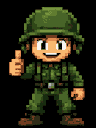

A 2D game scene composited from a Tiled map and its tileset images. What follows is a short description and the map's XML, with every tile layer's data as written:
An orthogonal 6x8 tile map with 16x16 px tiles, 1 tile layer (Artwork).

<map version="1.10" orientation="orthogonal" renderorder="right-down" width="6" height="8" tilewidth="16" tileheight="16" infinite="0" nextlayerid="2" nextobjectid="1">
 <tileset firstgid="103" source="soldier_tiles.tsx" />
 <layer id="1" name="Artwork" width="6" height="8">
  <data encoding="csv">
109,110,111,112,113,114,
127,128,129,130,131,132,
145,146,147,148,149,150,
163,164,165,166,167,168,
181,182,183,184,185,186,
199,200,201,202,203,204,
217,218,219,220,221,222,
235,236,237,238,239,240
</data>
 </layer>
</map>
